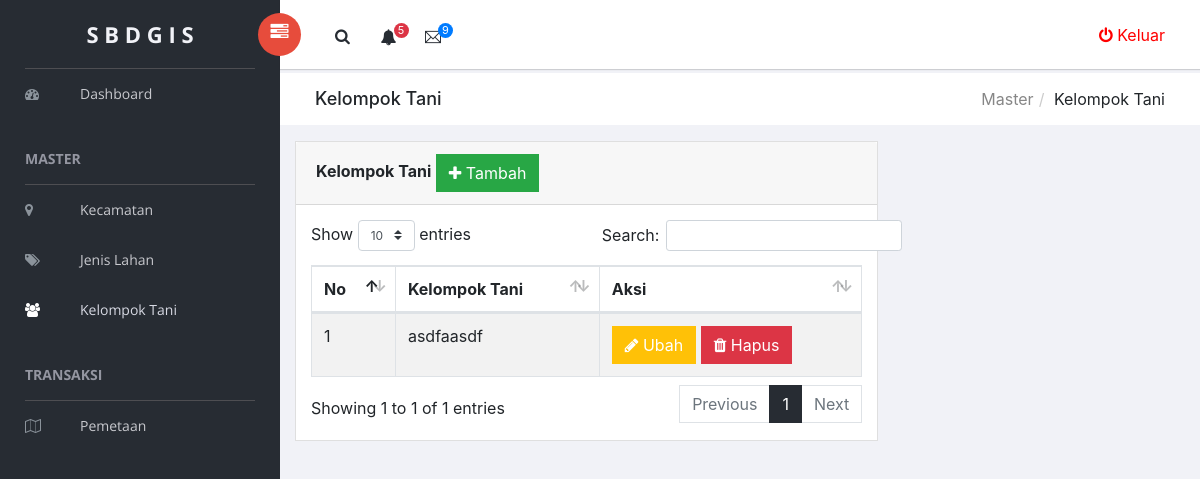
The app's page /app/index.php?p=view_kelompok_tani (signed in), older data.
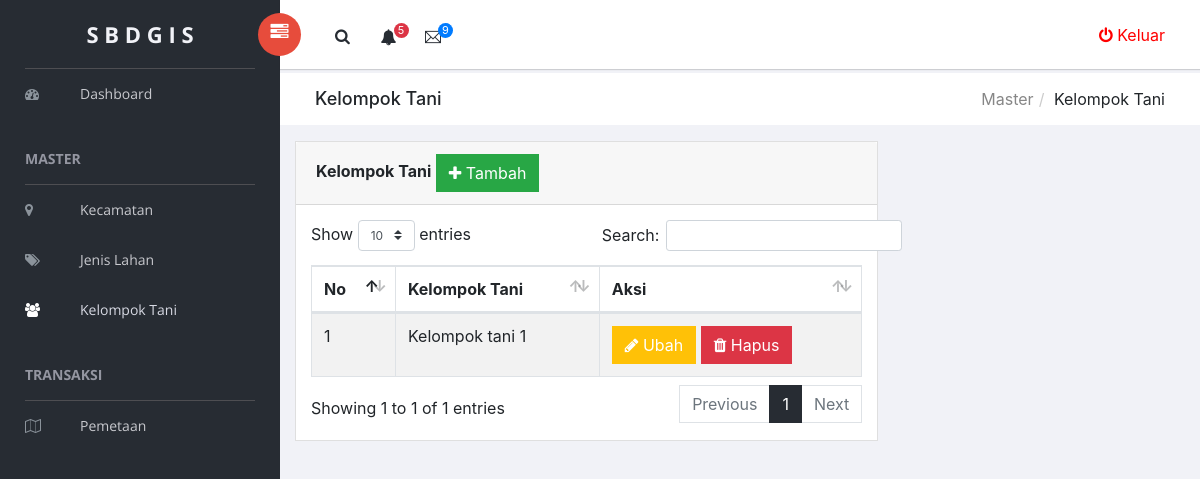
The same page, newer data.
### tables this page shows
CREATE TABLE `tb_kelompok_tani` (
  `id_kelompok_tani` varchar(10) NOT NULL,
  `kelompok_tani` varchar(100) NOT NULL
);

### app/helper/koneksi.php (called while the page is built, shortened)
<?php
class Koneksi {
	private $koneksi;
	function __construct(){
		$this->koneksi = new mysqli("localhost","root","","db_gis");
	}
	public function setQuery($sql){
		return $this->koneksi->query($sql);
	}
}
 ?>

### app/helper/crud.php (called while the page is built, shortened)
<?php
include_once 'koneksi.php';
class Crud {
	function __construct(){
		$this->koneksi = new Koneksi();
	}
	public function get($sql){
		$result = $this->koneksi->setQuery($sql);
		$data = [];
        while ($row = $result->fetch_assoc()) {
            $data[] = $row;
        }
        return $data;
	}
}
?>

### app/m_kelompok_tani/view.php (the view)
<div class="breadcrumbs">
    <div class="col-sm-4">
        <div class="page-header float-left">
            <div class="page-title">
                <h1>Kelompok Tani</h1>
            </div>
        </div>
    </div>
    <div class="col-sm-8">
        <div class="page-header float-right">
            <div class="page-title">
                <ol class="breadcrumb text-right">
                    <li><a href="#">Master</a></li>
                    <li class="active">Kelompok Tani</li>
                </ol>
            </div>
        </div>
    </div>
</div>
<div class="content mt-3">
    <div class="animated fadeIn">
        <div class="row">
            <div class="col-md-8">
                <div class="card">
                    <div class="card-header">
                        <strong class="card-title">Kelompok Tani</strong>
                        <a href="?p=add_kelompok_tani" class="btn btn-success"><i class="fa fa-plus"></i> Tambah</a>
                    </div>
                    <div class="card-body">
                        <table id="bootstrap-data-table-export" class="table table-striped table-bordered" >
                            <thead>
                                <tr>
                                    <th>No</th>
                                    <th>Kelompok Tani</th>
                                    <th>Aksi</th>
                                </tr>
                            </thead>
                            <tbody>
                                <?php
                                $no = 1;
                                $result = $crud->get("SELECT * FROM tb_kelompok_tani");
                                foreach ($result as $value): ?>
                                <tr>
                                    <td><?= $no++ ?></td>
                                    <td><?= $value['kelompok_tani'] ?></td>
                                    <td>
                                        <a href="?p=edit_kelompok_tani&id_kelompok_tani=<?= $value['id_kelompok_tani']?>" class="btn btn-warning text-white"><i class="fa fa-pencil"></i> Ubah</a>
                                        <a href="?p=delete_kelompok_tani&id_kelompok_tani=<?= $value['id_kelompok_tani']?>" onClick="return confirm('Data Akan Dihapus !')"  class="btn btn-danger"><i class="fa fa-trash"></i> Hapus</a>
                                    </td>
                                </tr>
                                <?php endforeach  ?>
                            </tbody>
                        </table>
                    </div>
                </div>
            </div>
        </div>
    </div>
</div>

Row changes from the older to the newer data that the page shows:
changed tb_kelompok_tani: kelompok_tani "asdfaasdf" → "Kelompok tani 1"
